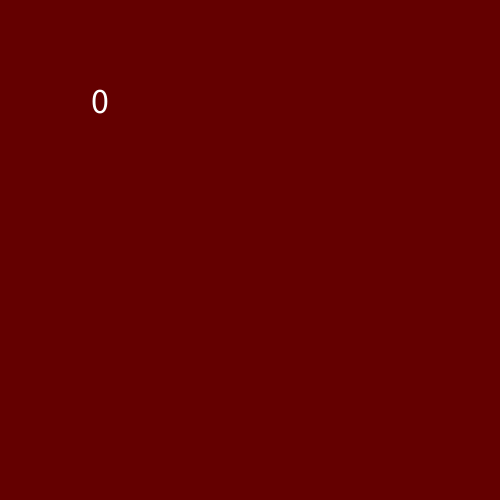
Frame 1 (no input)
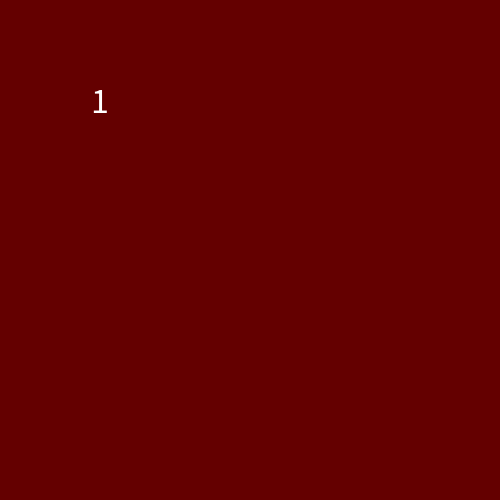
Frame 60 (the mouse pressed at the canvas centre just before this capture)
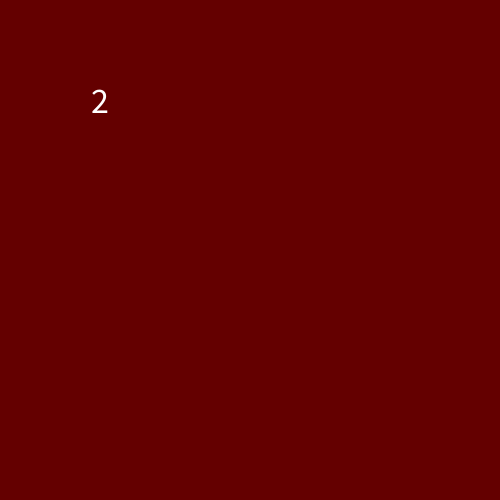
Frame 120 (the mouse held since frame 60 and released just before this capture)

The Processing sketch that drew these frames (run headless with seeded random() and noise(); from frame 60 on, the mouse is pressed at the canvas centre):

// Processing sketch: sketch_250506c
// ── sketch_250506c.pde
// LOGICA DE ESTADOS y EVENTOS con CONDICIONALES para programar las pantallas de TP2
// AGREGAMOS cambio de pantallas con las flechas del teclado + tiempo con frameCount

//creo mi variable para manejar los estados/pantallas
String estado;
int e;

void setup() {
  size( 500, 500 );
  textAlign( CENTER, CENTER );

  //asigno valor por defecto a mis variables
  estado = "pantalla-1";
  e = 1;
}

void draw() {
  // LOGICA DE ESTADOS: manejo de pantallas
  //---------------------------PANTALLA 1
  if ( e == 1 ) {
    //aqui el codigo de la pantalla 1
    background( 100, 0, 0 );  //rojo

    
    
    
    
    // LOGICA DE EVENTO: manejo del tiempo
    if( frameCount == (60*5) ){
      e = 2;  //se ejecuta un solo frame, un instante: un evento
    }
    //---------------------------PANTALLA 2
  } else if ( e == 2 ) {
    // aqui el codigo de la pantalla 2
    background( 0, 100, 0 );  //verde



    // LOGICA DE EVENTO: manejo del tiempo
    if( frameCount == (60*10) ){
      e = 3;  //se ejecuta un solo frame, un instante: un evento
    }
  //---------------------------PANTALLA 3
  } else if ( e == 3 ) {
    // aqui el codigo de la pantalla 3
    background( 0, 0, 100 );  //azul
    
    
    
    //FALTA programar el boton de reiniciar
  }
  
  //println( frameRate );
  
  //visualizo el tiempo
  textSize( 36 );
  text( int(frameCount/60), 100, 100 );  //escribo el tiempo en segundos
}

void mousePressed() {
  // aca programar el boton de reiniciar
}

void mouseReleased() {
  // e = e + 1;   //sumando uno al valor de e
  e++;            //misma expresion simplificada
  println( e );
}



void keyPressed() {  //me muevo entre pantallas
  //if ( key == 'a' ) {
  if ( keyCode == LEFT ) {
    // para pasar a pantalla anterior
    e--;
  }
  //if ( key == 'd' ) {
  if ( keyCode == RIGHT ) {
    // para pasar a pantalla siguiente
    e++;
  }
  println( e );
}
